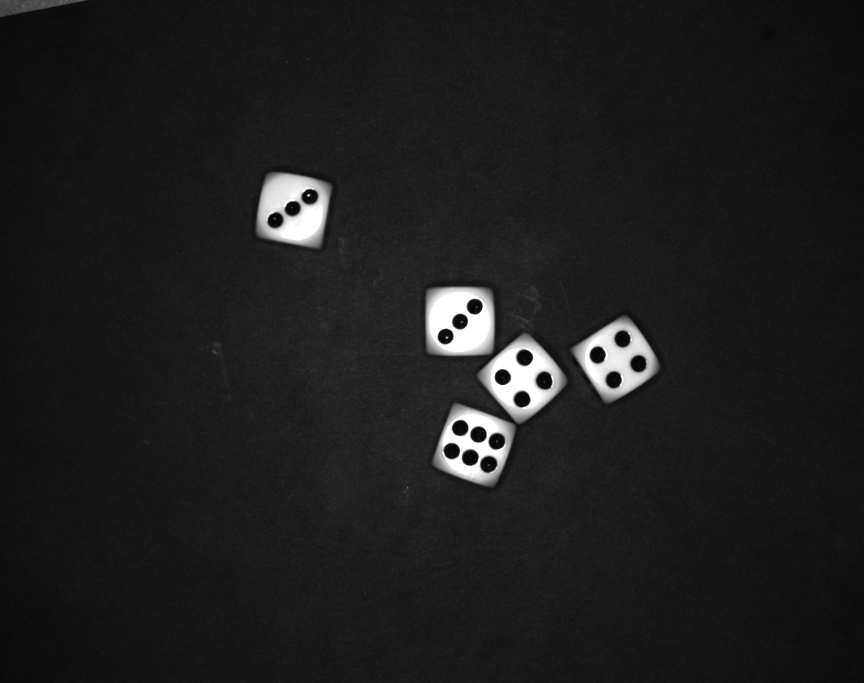
#> input picture VSV/photos/1.jpg, 2592 x 2048 px (shown at 1/3 size)
$ python -i project.py   (imports and definitions only)
#> lines starting #> are read from the running program, lines starting #| are printed output that depends on the picture; after the words box and inside, x2 and y2 are one past the last pixel; in counts of white or black regions, pixels touching at a corner belong together
import cv2
import numpy as np
import os

# ── TUNEABLE CONSTANTS ──────────────────────────────────────────────────────
SCALE_PERCENT     = 25    # resize factor  (2592 → 648 px wide)

MIN_DIE_AREA      = 1000  # px²  – blobs smaller than this are dust
EXPECTED_DIE_AREA = 2500  # px²  – one die ≈ 50×50 px after resize

ADAPTIVE_BLOCK    = 27    # adaptive-threshold neighbourhood size
ADAPTIVE_C        = 15    # adaptive-threshold constant

MIN_PIP_BLOB_AREA = 40    # px²  – ignore tiny speckle noise
MAX_PIP_BLOB_AREA = 800   # px²  – ignore large shadows

EXPECTED_PIP_AREA = 154   # px²  – 11×14 single pip
PIP_RADIUS_EST    = 6     # px   – estimated pip radius after resize

# ── KEY CONSTANT FOR THE PEANUT FIX ────────────────────────────────────────
# INCREASED from 0.40 to 0.60 to aggressively slice touching pips apart!
DIST_THRESH_ABS   = PIP_RADIUS_EST * 0.60
# ────────────────────────────────────────────────────────────────────────────

def count_pips_via_distance_transform(pip_mask):
    dist = cv2.distanceTransform(pip_mask, cv2.DIST_L2, 5)

    _, sure_fg = cv2.threshold(dist, DIST_THRESH_ABS, 255, cv2.THRESH_BINARY)
    sure_fg = np.uint8(sure_fg)

    num_labels, _, stats, centroids = cv2.connectedComponentsWithStats(sure_fg, connectivity=8)

    centers = []
    for i in range(1, num_labels):
        if stats[i, cv2.CC_STAT_AREA] >= 2:
            centers.append((int(centroids[i][0]), int(centroids[i][1])))

    return len(centers), centers

def analyze_and_save_dice(image_path, output_path):
#> called with image_path = 'photos/1.jpg', output_path = 'out.png'
    img = cv2.imread(image_path)
#> img is the input picture: shape (2048, 2592, 3); min 4, max 255, mean 30.1
    if img is None:
        print(f"Skipping: could not load {image_path}")
        return None

    # ── 1. Resize ──────────────────────────────────────────────────────────
    w = int(img.shape[1] * SCALE_PERCENT / 100)
    h = int(img.shape[0] * SCALE_PERCENT / 100)
    img  = cv2.resize(img, (w, h), interpolation=cv2.INTER_AREA)
#> img: shape (512, 648, 3)
    gray = cv2.cvtColor(img, cv2.COLOR_BGR2GRAY)

    # ── 2. Dice body detection (Otsu) ──────────────────────────────────────
    blurred_dice = cv2.GaussianBlur(gray, (7, 7), 0)
    _, dice_thresh = cv2.threshold(
        blurred_dice, 0, 255, cv2.THRESH_BINARY + cv2.THRESH_OTSU
    )
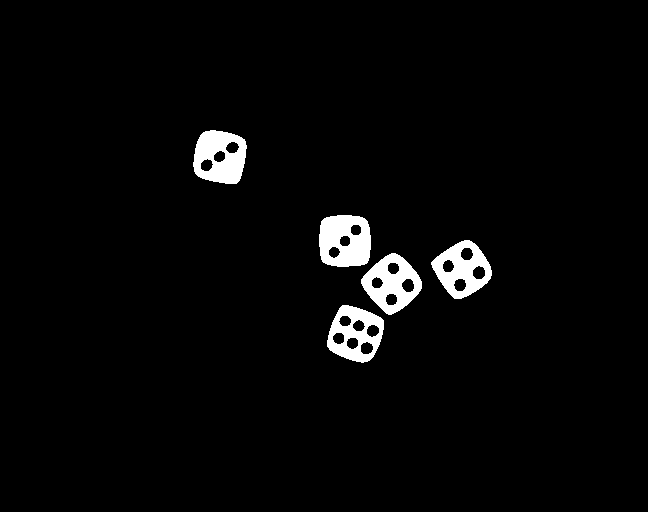
#> dice_thresh: shape (512, 648); 3% white; 5 white regions
    dice_contours, _ = cv2.findContours(
        dice_thresh, cv2.RETR_EXTERNAL, cv2.CHAIN_APPROX_SIMPLE
    )
#> dice_contours = 5 contours; box (x1, y1, x2, y2) and area: (327, 305, 384, 363) 2364, (361, 253, 422, 315) 2354, (319, 215, 371, 267) 2343, (431, 240, 492, 299) 2306, (193, 130, 247, 184) 2290

    valid_contours = []
    num_dice = 0
    dice_mask = np.zeros_like(gray)

    for cnt in dice_contours:
        area = cv2.contourArea(cnt)
        if area > MIN_DIE_AREA:
            valid_contours.append(cnt)
            cv2.drawContours(dice_mask, [cnt], -1, 255, -1)

            dice_in_this_blob = max(1, round(area / EXPECTED_DIE_AREA))
            num_dice += dice_in_this_blob
#> this loop made 5 passes
#> area on passes 1 to 5: 2363.5, 2354, 2305.5, 2343, 2290.5
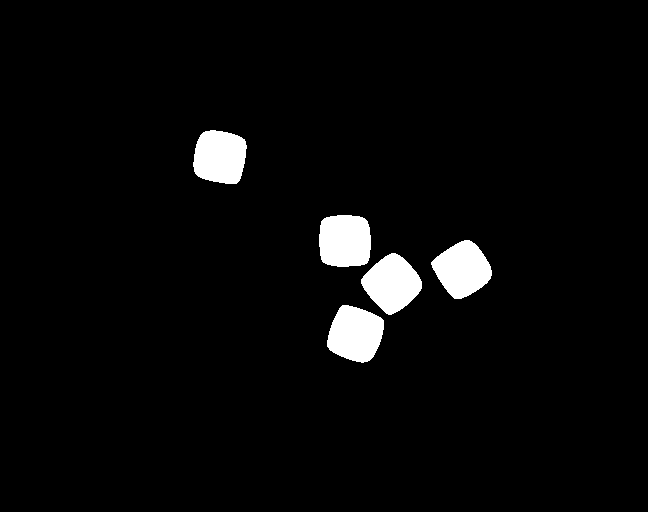
#> dice_mask: shape (512, 648); 3.6% white; 5 white regions
#> after the loop, num_dice = 5; valid_contours has the same summary as dice_contours

    # ── 3. Pip mask ────────────────────────────────────────────────────────
    blurred_pips = cv2.GaussianBlur(gray, (5, 5), 0)
    dark_regions = cv2.adaptiveThreshold(
        blurred_pips, 255,
        cv2.ADAPTIVE_THRESH_GAUSSIAN_C,
        cv2.THRESH_BINARY_INV,
        ADAPTIVE_BLOCK, ADAPTIVE_C
    )
#> dark_regions: shape (512, 648); 2.3% white; 25 white regions (1 under 20 px), largest, box (x1, y1, x2, y2) and area: (313, 209, 429, 369) 3033, (187, 124, 253, 190) 1032, (425, 233, 499, 306) 1024

    # Restrict to dice area only
    pip_mask = cv2.bitwise_and(dark_regions, dark_regions, mask=dice_mask)
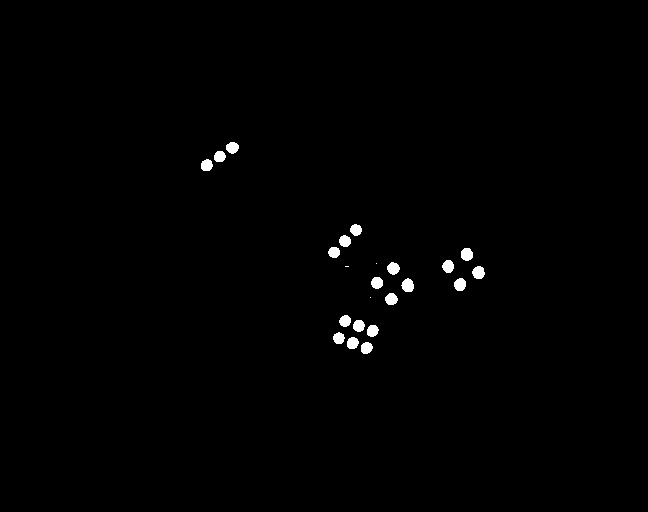
#> pip_mask: shape (512, 648); 0.71% white; 23 white regions (3 under 20 px), largest, box (x1, y1, x2, y2) and area: (401, 278, 414, 292) 135, (472, 266, 485, 279) 130, (461, 248, 473, 261) 128

    open_kernel = cv2.getStructuringElement(cv2.MORPH_ELLIPSE, (3, 3))
#> open_kernel = [[0, 1, 0], [1, 1, 1], [0, 1, 0]]
    pip_mask = cv2.morphologyEx(pip_mask, cv2.MORPH_OPEN, open_kernel)
#> pip_mask: shape (512, 648); 0.7% white; 20 white regions, largest, box (x1, y1, x2, y2) and area: (401, 278, 414, 292) 135, (472, 266, 485, 279) 129, (461, 248, 473, 261) 128

    # DECREASED kernel from 5x5 to 3x3 so we don't accidentally weld pips together!
    close_kernel = cv2.getStructuringElement(cv2.MORPH_ELLIPSE, (3, 3))
#> close_kernel = [[0, 1, 0], [1, 1, 1], [0, 1, 0]]
    pip_mask = cv2.morphologyEx(pip_mask, cv2.MORPH_CLOSE, close_kernel)

    # ── 4. Count pips with distance transform ─────────────────────────────
    total_pips, pip_centers = count_pips_via_distance_transform(pip_mask)
#> in count_pips_via_distance_transform, `_, sure_fg = cv2.threshold(dist, DIST_THRESH_ABS, 255, cv2.THRESH_BINA..`:
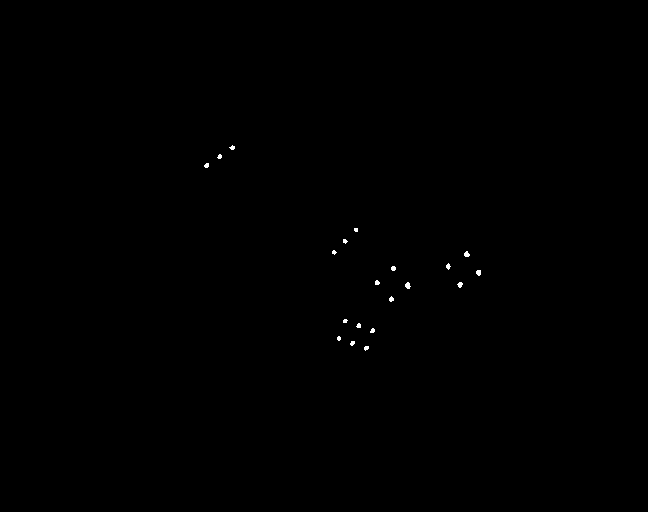
#> sure_fg: shape (512, 648) float32; 0.12% white; 20 white regions (11 under 20 px), largest, box (x1, y1, x2, y2) and area: (405, 282, 411, 289) 29, (464, 251, 470, 257) 26, (476, 270, 481, 276) 25
#> in count_pips_via_distance_transform, `num_labels, _, stats, centroids = cv2.connectedComponentsWithStats(sur..`: num_labels = 21; stats = 21 rows, first 6: [0, 0, 648, 512, 331376], [229, 145, 6, 5, 19], [217, 154, 5, 5, 18], [204, 163, 5, 5, 20], [354, 228, 4, 4, 15], [343, 239, 5, 5, 17]; centroids = 21 rows, first 8: [323.4, 255.5], [231.9, 147.3], [219.3, 156.2], [206.2, 165.1], [355.6, 229.4], [344.6, 240.8], [333.7, 251.9], [466.3, 253.9]
#> after the loop in count_pips_via_distance_transform, `for i in range(1, num_labels):`: centers = [(231, 147), (219, 156), (206, 165), (355, 229), (344, 240), (333, 251), (466, 253), (447, 266), (393, 268), (478, 272), (376, 282), (407, 285), (459, 284), (390, 298), (344, 320), (358, 325), (372, 330), (338, 338), (352, 342), (365, 347)]
#> total_pips = 20; pip_centers has the same summary as centers in count_pips_via_distance_transform

    # ── 5. Per-die values ─────────────────────────────────────────────────
    die_label_map = np.zeros((h, w), dtype=np.int32)
    for idx, cnt in enumerate(valid_contours, start=1):
        cv2.drawContours(die_label_map, [cnt], -1, idx, -1)
#> this loop made 5 passes
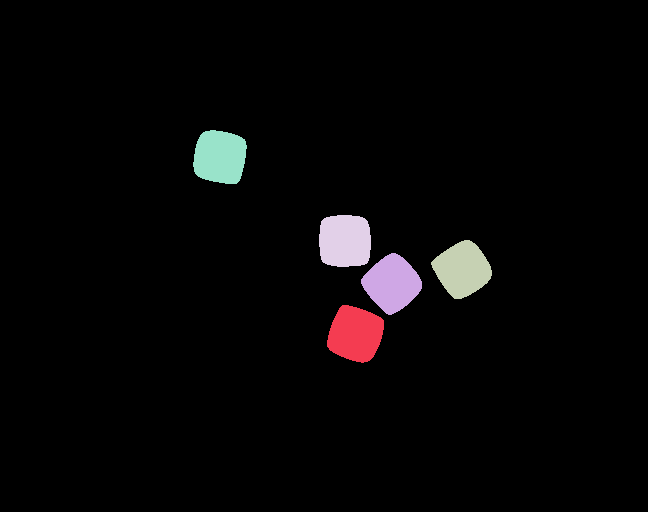
#> die_label_map: shape (512, 648) int32; 6 distinct labels, from 0 to 5; one colour per label, 0 black

    die_pips: dict[int, int] = {}
    for (cx, cy) in pip_centers:
        if 0 <= cy < h and 0 <= cx < w:
            die_id = die_label_map[cy, cx]
            if die_id > 0:
                die_pips[die_id] = die_pips.get(die_id, 0) + 1
#> this loop made 20 passes
#> (cx, cy, die_id) on passes 1 to 8: (231, 147, 5), (219, 156, 5), (206, 165, 5), (355, 229, 4), (344, 240, 4), (333, 251, 4), (466, 253, 3), (447, 266, 3)
#> after the loop, die_pips = {5: 3, 4: 3, 3: 4, 2: 4, 1: 6}

    # ── 6. Draw results ───────────────────────────────────────────────────
    for (cx, cy) in pip_centers:
        cv2.circle(img, (cx, cy), int(PIP_RADIUS_EST * 1.3), (0, 0, 255), 2)
#> this loop made 20 passes

    for idx, cnt in enumerate(valid_contours, start=1):
        cv2.drawContours(img, [cnt], -1, (0, 255, 0), 2)
        x, y, bw, bh = cv2.boundingRect(cnt)
#> this loop made 5 passes
#> (x, y, bw, bh) on passes 1 to 5: (327, 305, 57, 58), (361, 253, 61, 62), (431, 240, 61, 59), (319, 215, 52, 52), (193, 130, 54, 54)
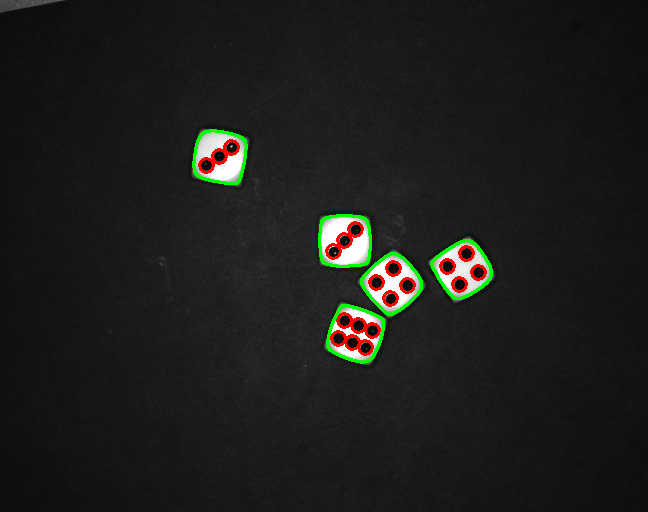
#> img: shape (512, 648, 3); mean B, G, R 27.6, 29.9, 29.5

    font = cv2.FONT_HERSHEY_SIMPLEX
#> font = 0
    cv2.putText(img, f"Total Points: {total_pips}", (15, h - 20),
                font, 0.8, (0, 255, 255), 2)
    cv2.putText(img, f"Number of Dice: {num_dice}", (15, h - 50),
                font, 0.8, (0, 255, 255), 2)
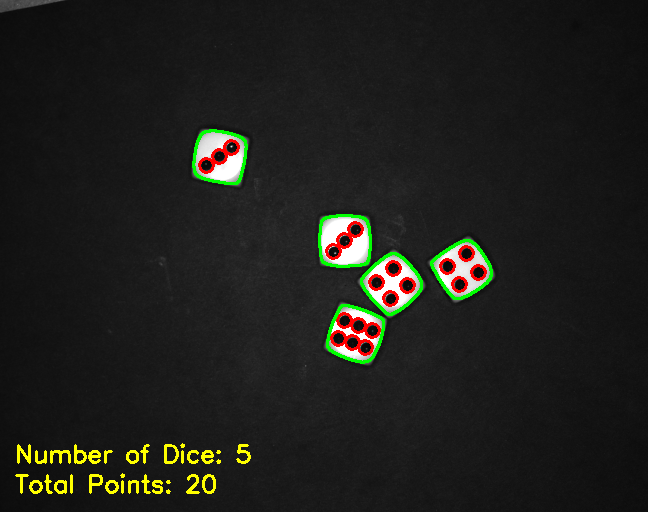
#> img: shape (512, 648, 3); mean B, G, R 27.4, 31.8, 31.4

    cv2.imwrite(output_path, img)
    print(
        f"{os.path.basename(image_path):12s} -> "
        f"Dice: {num_dice}, Total pips: {total_pips}, "
        f"Per-die: {die_pips}"
    )
#| 1.jpg        -> Dice: 5, Total pips: 20, Per-die: {5: 3, 4: 3, 3: 4, 2: 4, 1: 6}
    return die_pips

>>> result = analyze_and_save_dice('photos/1.jpg', 'out.png')
#> result = {5: 3, 4: 3, 3: 4, 2: 4, 1: 6}

$ run again, on VSV/photos/10.jpg
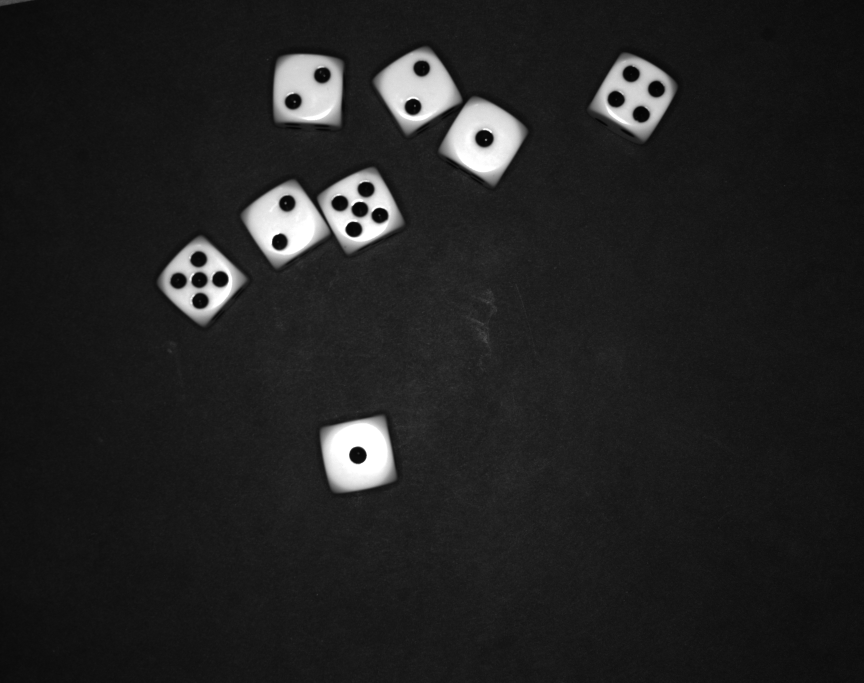
#> input picture VSV/photos/10.jpg, 2592 x 2048 px (shown at 1/3 size)
#> in analyze_and_save_dice, img is the input picture: shape (2048, 2592, 3); min 3, max 255, mean 33.7
#> dice_thresh: shape (512, 648); 5% white; 8 white regions
#> dice_contours = 8 contours; box (x1, y1, x2, y2) and area: (332, 75, 392, 136) 2350, (184, 138, 245, 198) 2346, (241, 314, 295, 368) 2337, (240, 128, 300, 187) 2336, (283, 38, 344, 98) 2329, (121, 180, 182, 241) 2304, (445, 43, 505, 102) 2282, (205, 41, 256, 92) 2268
#> the loop in analyze_and_save_dice, `for cnt in dice_contours:` made 8 passes
#> area on passes 1 to 8: 2337, 2304, 2345.5, 2335.5, 2350.5, 2282, 2268.5, 2329
#> after the loop in analyze_and_save_dice, `for cnt in dice_contours:`: num_dice = 8; valid_contours has the same summary as dice_contours
#> dark_regions: shape (512, 648); 3.2% white; 30 white regions, largest, box (x1, y1, x2, y2) and area: (277, 31, 399, 143) 2044, (177, 121, 307, 204) 1880, (235, 307, 302, 374) 1050
#> open_kernel = [[0, 1, 0], [1, 1, 1], [0, 1, 0]]
#> num_labels = 23; stats = 23 rows, first 6: [0, 0, 648, 512, 331252], [313, 49, 6, 5, 25], [470, 53, 7, 6, 27], [238, 54, 7, 6, 28], [489, 64, 6, 6, 24], [459, 71, 6, 7, 27]; centroids = 23 rows, first 8: [323.6, 255.7], [315.6, 50.96], [472.9, 55.3], [241.2, 56.14], [491.5, 66.5], [461.4, 74.07], [219.7, 75.81], [309.3, 79.88]
#> after the loop in count_pips_via_distance_transform, `for i in range(1, num_labels):`: centers = [(315, 50), (472, 55), (241, 56), (491, 66), (461, 74), (219, 75), (309, 79), (480, 85), (362, 103), (274, 141), (214, 152), (254, 152), (269, 156), (284, 161), (265, 171), (209, 180), (148, 193), (164, 209), (133, 210), (149, 209), (150, 225), (267, 340)]
#> total_pips = 22; pip_centers has the same summary as centers in count_pips_via_distance_transform
#> the loop in analyze_and_save_dice, `for idx, cnt in enumerate(valid_contours, start=1):` made 8 passes
#> after the loop in analyze_and_save_dice, `for idx, cnt in enumerate(valid_contours, start=1):`:
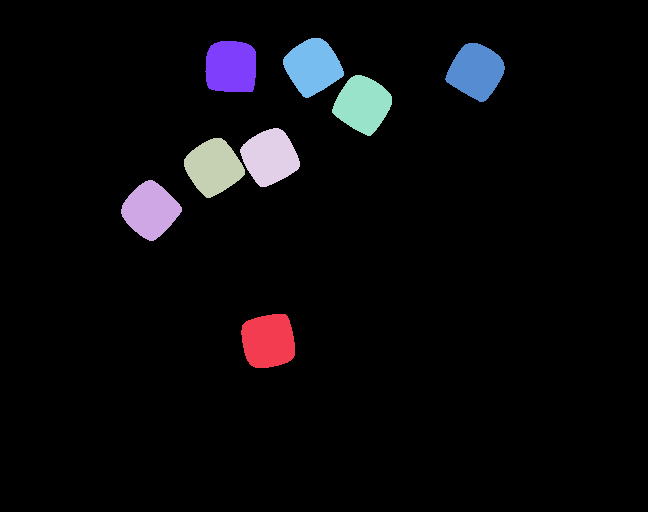
#> die_label_map: shape (512, 648) int32; 9 distinct labels, from 0 to 8; one colour per label, 0 black
#> the loop in analyze_and_save_dice, `for (cx, cy) in pip_centers:` made 22 passes
#> (cx, cy, die_id) on passes 1 to 8: (315, 50, 8), (472, 55, 6), (241, 56, 7), (491, 66, 6), (461, 74, 6), (219, 75, 7), (309, 79, 8), (480, 85, 6)
#> after the loop in analyze_and_save_dice, `for (cx, cy) in pip_centers:`: die_pips = {8: 2, 6: 4, 7: 2, 5: 1, 4: 5, 3: 2, 2: 5, 1: 1}
#> the loop in analyze_and_save_dice, `for (cx, cy) in pip_centers:` made 22 passes
#> the loop in analyze_and_save_dice, `for idx, cnt in enumerate(valid_contours, start=1):` made 8 passes
#> (x, y, bw, bh) on passes 1 to 8: (241, 314, 54, 54), (121, 180, 61, 61), (184, 138, 61, 60), (240, 128, 60, 59), (332, 75, 60, 61), (445, 43, 60, 59), (205, 41, 51, 51), (283, 38, 61, 60)
#> font = 0
#> in analyze_and_save_dice, `cv2.putText(img, f"Number of Dice: {num_dice}", (15, h - 50), font, 0...`:
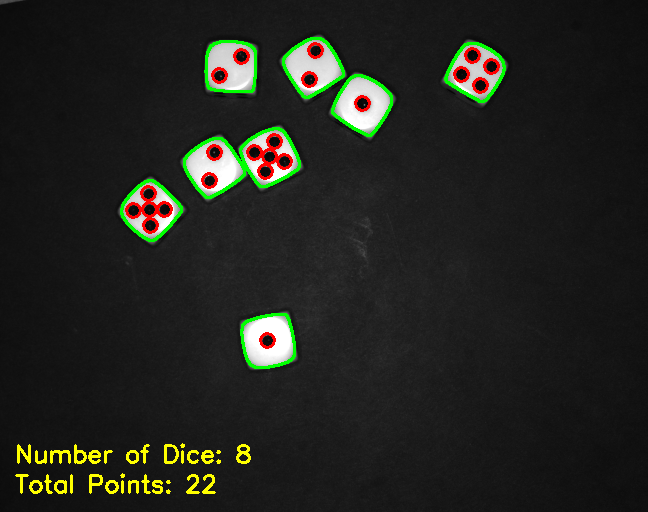
#> img: shape (512, 648, 3); mean B, G, R 30.3, 36.2, 34.6
#| 10.jpg       -> Dice: 8, Total pips: 22, Per-die: {8: 2, 6: 4, 7: 2, 5: 1, 4: 5, 3: 2, 2: 5, 1: 1}
#> result = {8: 2, 6: 4, 7: 2, 5: 1, 4: 5, 3: 2, 2: 5, 1: 1}
